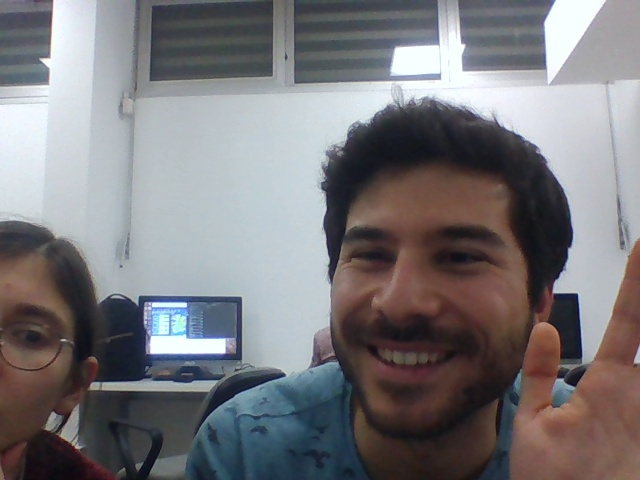
#> input picture Codes/CircleDetection/sample.jpg, 640 x 480 px, given in place of the camera
$ python HoughLines.py sample.jpg
#> lines starting #> are read from the running program, lines starting #| are printed output that depends on the picture
import sys
import cv2 as cv
import numpy as np

def main(argv):
    cap = cv.VideoCapture(0)
    while(True):
        """
        for i in range(30):
            ret,background = cap.read()

        # Laterally invert the image / flip the image.
        background = np.flip(background,axis=1)
        """
        # Capture frame-by-frame
        ret, src = cap.read()
#> src is the input picture: shape (480, 640, 3); mean B, G, R 123, 119.8, 121.7
        """
            # Laterally invert the image / flip the image
        src  = np.flip(src, axis=1)

        # converting from BGR to HSV color space
        hsv = cv.cvtColor(src,cv.COLOR_BGR2HSV)

        # Range for lower red
        lower_red = np.array([0,120,70])
        upper_red = np.array([10,255,255])
        mask1 = cv.inRange(hsv, lower_red, upper_red)

        # Range for upper range
        lower_red = np.array([170,120,70])
        upper_red = np.array([180,255,255])
        mask2 = cv.inRange(hsv,lower_red,upper_red)

        # Generating the final mask to detect red color
        mask1 = mask1+mask2
        mask1 = cv.morphologyEx(mask1, cv.MORPH_OPEN, np.ones((3,3),np.uint8))
        mask1 = cv.morphologyEx(mask1, cv.MORPH_DILATE, np.ones((3,3),np.uint8))


        #creating an inverted mask to segment out the cloth from the frame
        #mask2 = cv.bitwise_not(mask1)


        #Segmenting the cloth out of the frame using bitwise and with the inverted mask
        src = cv.bitwise_and(src,src,mask=mask1)
"""
        src = src[100:300,100:500]
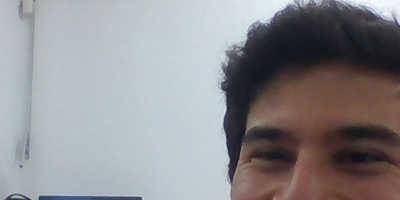
#> src: shape (200, 400, 3); mean B, G, R 144.1, 141.4, 142
        src = cv.resize(src, (800,400))
#> src: shape (400, 800, 3)
        gray = cv.cvtColor(src, cv.COLOR_BGR2GRAY)
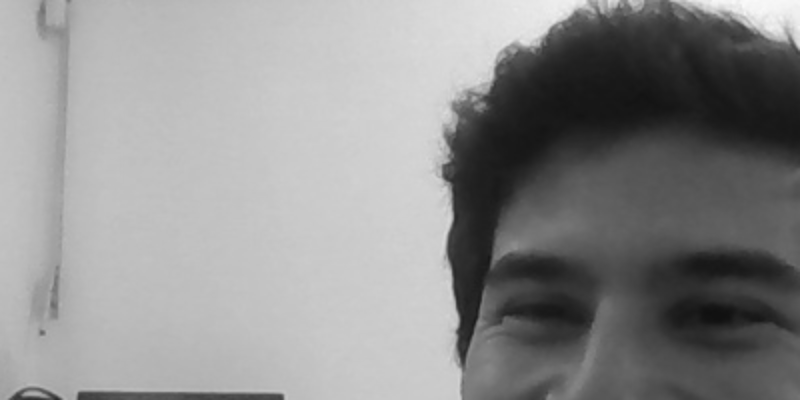
#> gray: shape (400, 800); min 16, max 250, mean 141.8


        gray = cv.medianBlur(gray, 5)


        rows = gray.shape[0]
#> rows = 400
        circles = cv.HoughCircles(gray, cv.HOUGH_GRADIENT, 1, rows / 2,
                                   param1=100, param2=40,
                                   minRadius=0 ,maxRadius=40)
#> circles = None


        if circles is not None:
            circles = np.uint16(np.around(circles))
            for i in circles[0, :]:
                center = (i[0], i[1])
                if center[0] + center[1] is not 0:
                    print(center)
                # circle center
                cv.circle(gray, center, 1, (0, 100, 100), 3)
                # circle outline
                radius = i[2]
                cv.circle(gray, center, radius, (255, 0, 255), 3)


        cv.imshow("detected circles", gray)

        if cv.waitKey(1) & 0xFF == ord('q'):
#> (key q is pressed here)
            break
    cap.release()
    cv.destroyAllWindows()

    return 0
if __name__ == "__main__":
    main(sys.argv[1:])
